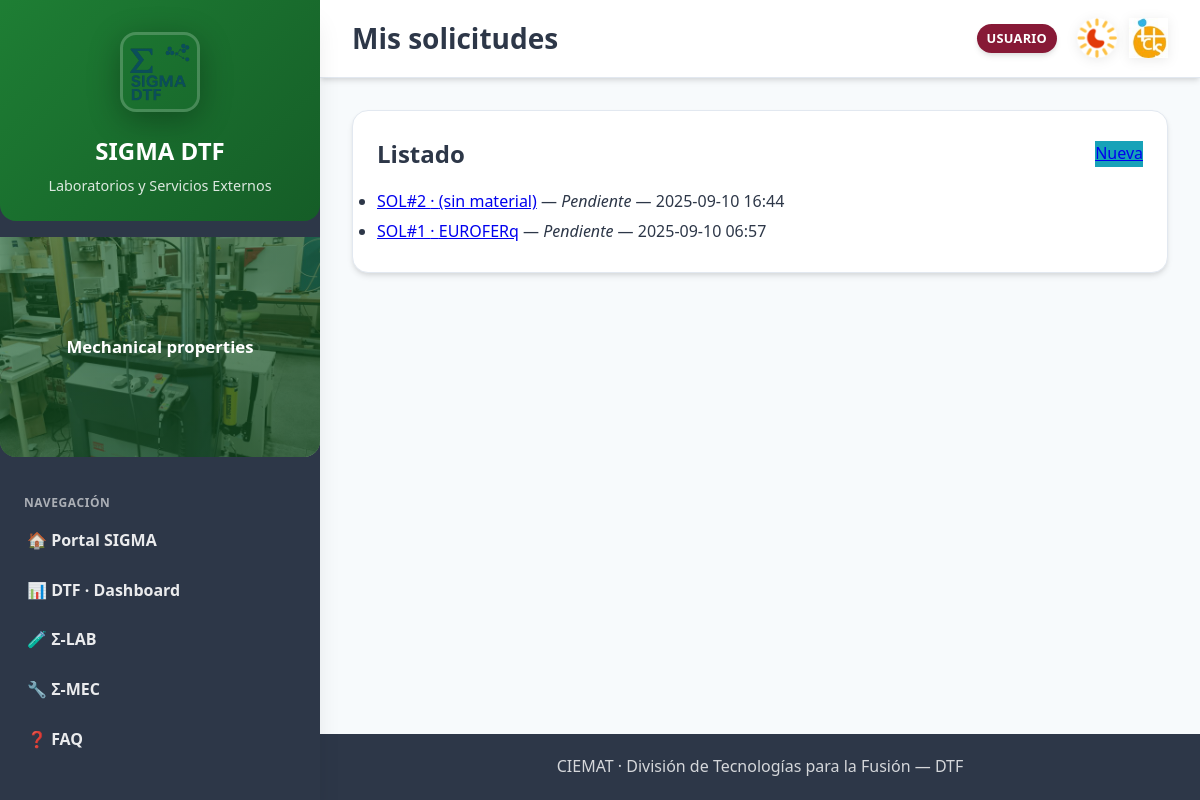
The page /dtf/lab/requests/mine/ (signed in) on the database its author committed.
### sigmalab/models.py (models this page shows, shortened)
class Solicitud(models.Model):
    class Estado(models.TextChoices):
        PENDIENTE  = "pendiente",  "Pendiente"
        ACEPTADA   = "aceptada",   "Aceptada"
        RECHAZADA  = "rechazada",  "Rechazada"
        EN_CURSO   = "en_curso",   "En curso"
        FINALIZADA = "finalizada", "Finalizada"
    solicitante = models.ForeignKey(
        settings.AUTH_USER_MODEL, on_delete=models.PROTECT, related_name="solicitudes"
    )
    tecnico_asignado = models.ForeignKey(
        settings.AUTH_USER_MODEL,
        on_delete=models.PROTECT,
        null=True,
        blank=True,
        related_name="solicitudes_asignadas",
    )
    material = models.CharField(max_length=200, blank=True)
    procedencia = models.CharField(max_length=200, blank=True)
    tratamiento_previo = models.CharField(max_length=200, blank=True)
    requisitos_finales = models.TextField(blank=True)
    observaciones = models.TextField(blank=True)
    corte = models.BooleanField(default=False)
    empastillado = models.BooleanField(default=False)
    lijado = models.BooleanField(default=False)
    pulido = models.BooleanField(default=False)
    electropulido = models.BooleanField(default=False)
    trat_quimico = models.BooleanField(default=False)
    trat_termico = models.BooleanField(default=False)
    estado = models.CharField(max_length=20, choices=Estado.choices, default=Estado.PENDIENTE)
    codigo_muestra = models.CharField(
        max_length=20, blank=True, null=True, help_text="Se puede asignar al aceptar (p.ej. 25-001)"
    )
    creado_en = models.DateTimeField(auto_now_add=True)
    actualizado_en = models.DateTimeField(auto_now=True)
    aceptado_en = models.DateTimeField(null=True, blank=True)
    finalizado_en = models.DateTimeField(null=True, blank=True)
    class Meta:
        ordering = ["-creado_en"]
        verbose_name = "Solicitud"
        verbose_name_plural = "Solicitudes"

### sigmalab/views_requests.py (the view)
# urls.py: path("requests/mine/", req.mis_solicitudes,   name="mis-solicitudes"),
@login_required_dtf
def mis_solicitudes(request):
    qs = Solicitud.objects.filter(solicitante=request.user).order_by("-creado_en")
    return render(request, "sigmalab/solicitudes/mis_solicitudes.html", {"solicitudes": qs})

### icts/context_processors.py (called while the page is built)
def icts_ui(request):
    user = request.user
    role = ""
    if user.is_authenticated:
        if user.is_superuser:
            role = "Admin"
        elif user.groups.filter(name__iexact="managers").exists():
            role = "Manager"
        elif user.groups.filter(name__iexact="responsables").exists():
            role = "Responsable"
        elif user.groups.filter(name__iexact="revisores").exists():
            role = "Revisor"
        else:
            role = "Usuario"
    return {"icts_role_name": role}

### sigmalab/context_processors.py (called while the page is built)
def lab_role(request):
    role = None
    if request.user.is_authenticated:
        if (request.user.is_superuser
            or request.user.groups.filter(name="Técnicos Σ-LAB").exists()):
            role = "TECNICO"
        else:
            role = "USUARIO"
    return {"LAB_ROLE": role}

### sigmalab/templates/sigmalab/solicitudes/mis_solicitudes.html (shortened to what this page needs)
{% extends "base_dtf.html" %}
{% block page_title %}Mis solicitudes{% endblock %}
{% block content %}
<div class="card">
  <div style="display:flex; justify-content:space-between; align-items:center">
    <h2 style="margin:0">Listado</h2>
    <a class="cta" href="{% url 'sigmalab:nueva-solicitud' %}" style="background:var(--accent)">Nueva</a>
  </div>
  <ul style="margin-top:1rem;">
    {% for s in solicitudes %}
      <li style="margin:.25rem 0">
        <a href="{% url 'sigmalab:detalle-solicitud' s.pk %}">SOL#{{ s.pk }} · {{ s.material|default:"(sin material)" }}</a>
        — <em>{{ s.get_estado_display }}</em> — {{ s.creado_en|date:"Y-m-d H:i" }}
      </li>
    {% empty %}
      <li>No tienes solicitudes.</li>
    {% endfor %}
  </ul>
</div>
{% endblock %}

### rows shown on the page
Solicitud: pk "2", material "(sin material)", estado "Pendiente", creado_en "2025-09-10 16:44"
Solicitud: pk "1", material "EUROFERq", estado "Pendiente", creado_en "2025-09-10 06:57"

### other values the page prints
{{ LAB_ROLE }} "USUARIO"
